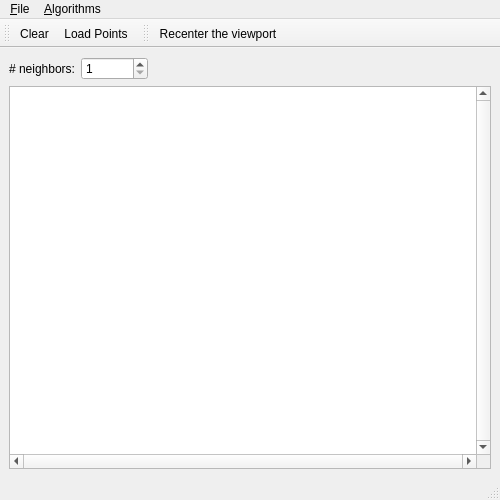
<?xml version="1.0" encoding="UTF-8"?>
<ui version="4.0">
 <author>GeometryFactory</author>
 <class>Spatial_searching_2</class>
 <widget class="QMainWindow" name="Spatial_searching_2">
  <property name="geometry">
   <rect>
    <x>0</x>
    <y>0</y>
    <width>500</width>
    <height>500</height>
   </rect>
  </property>
  <property name="windowTitle">
   <string>CGAL 2D Spatial Searching</string>
  </property>
  <property name="windowIcon">
   <iconset resource="../resources/CGAL.qrc">
    <normaloff>:/cgal/logos/cgal_icon</normaloff>:/cgal/logos/cgal_icon</iconset>
  </property>
  <widget class="QWidget" name="centralwidget">
   <layout class="QGridLayout" name="gridLayout_2">
    <item row="0" column="0">
     <layout class="QGridLayout" name="gridLayout">
      <item row="0" column="0">
       <layout class="QHBoxLayout" name="horizontalLayout">
        <item>
         <widget class="QLabel" name="nnLabel">
          <property name="text">
           <string># neighbors:</string>
          </property>
         </widget>
        </item>
        <item>
         <widget class="QSpinBox" name="nn">
          <property name="minimum">
           <number>1</number>
          </property>
          <property name="maximum">
           <number>999999999</number>
          </property>
         </widget>
        </item>
        <item>
         <spacer name="horizontalSpacer">
          <property name="orientation">
           <enum>Qt::Horizontal</enum>
          </property>
          <property name="sizeHint" stdset="0">
           <size>
            <width>40</width>
            <height>20</height>
           </size>
          </property>
         </spacer>
        </item>
       </layout>
      </item>
      <item row="1" column="0">
       <widget class="QGraphicsView" name="graphicsView">
        <property name="sizePolicy">
         <sizepolicy hsizetype="Expanding" vsizetype="Expanding">
          <horstretch>2</horstretch>
          <verstretch>0</verstretch>
         </sizepolicy>
        </property>
        <property name="focusPolicy">
         <enum>Qt::StrongFocus</enum>
        </property>
        <property name="verticalScrollBarPolicy">
         <enum>Qt::ScrollBarAlwaysOn</enum>
        </property>
        <property name="horizontalScrollBarPolicy">
         <enum>Qt::ScrollBarAlwaysOn</enum>
        </property>
        <property name="transformationAnchor">
         <enum>QGraphicsView::NoAnchor</enum>
        </property>
       </widget>
      </item>
     </layout>
    </item>
   </layout>
  </widget>
  <widget class="QStatusBar" name="statusbar"/>
  <widget class="QToolBar" name="fileToolBar">
   <property name="windowTitle">
    <string>File Tools</string>
   </property>
   <attribute name="toolBarArea">
    <enum>TopToolBarArea</enum>
   </attribute>
   <attribute name="toolBarBreak">
    <bool>false</bool>
   </attribute>
   <addaction name="actionClear"/>
   <addaction name="actionLoadPoints"/>
  </widget>
  <widget class="QToolBar" name="toolBar">
   <property name="windowTitle">
    <string>Visualization Tools</string>
   </property>
   <attribute name="toolBarArea">
    <enum>TopToolBarArea</enum>
   </attribute>
   <attribute name="toolBarBreak">
    <bool>false</bool>
   </attribute>
   <addaction name="actionRecenter"/>
  </widget>
  <widget class="QMenuBar" name="menubar">
   <property name="geometry">
    <rect>
     <x>0</x>
     <y>0</y>
     <width>500</width>
     <height>26</height>
    </rect>
   </property>
   <widget class="QMenu" name="menuFile">
    <property name="title">
     <string>&amp;File</string>
    </property>
    <addaction name="separator"/>
    <addaction name="actionClear"/>
    <addaction name="actionLoadPoints"/>
    <addaction name="separator"/>
    <addaction name="actionQuit"/>
   </widget>
   <widget class="QMenu" name="menuTools">
    <property name="title">
     <string>&amp;Algorithms</string>
    </property>
    <addaction name="separator"/>
    <addaction name="actionRecenter"/>
    <addaction name="actionGeneratePointsOnCircle"/>
    <addaction name="actionGeneratePointsInDisc"/>
    <addaction name="actionGeneratePointsInSquare"/>
   </widget>
   <addaction name="menuFile"/>
   <addaction name="menuTools"/>
  </widget>
  <action name="actionAbout">
   <property name="text">
    <string>&amp;About</string>
   </property>
  </action>
  <action name="actionAboutCGAL">
   <property name="text">
    <string>About &amp;CGAL</string>
   </property>
  </action>
  <action name="actionQuit">
   <property name="text">
    <string>&amp;Quit</string>
   </property>
   <property name="shortcut">
    <string>Ctrl+Q</string>
   </property>
  </action>
  <action name="actionClear">
   <property name="icon">
    <iconset resource="../icons/File.qrc">
     <normaloff>:/cgal/fileToolbar/fileNew.png</normaloff>:/cgal/fileToolbar/fileNew.png</iconset>
   </property>
   <property name="text">
    <string>&amp;Clear</string>
   </property>
   <property name="shortcut">
    <string>Ctrl+C</string>
   </property>
  </action>
  <action name="actionLoadPoints">
   <property name="icon">
    <iconset resource="../icons/File.qrc">
     <normaloff>:/cgal/fileToolbar/fileOpen.png</normaloff>:/cgal/fileToolbar/fileOpen.png</iconset>
   </property>
   <property name="text">
    <string>&amp;Load Points</string>
   </property>
   <property name="shortcut">
    <string>Ctrl+L</string>
   </property>
  </action>
  <action name="actionRecenter">
   <property name="icon">
    <iconset resource="../icons/Input.qrc">
     <normaloff>:/cgal/Input/zoom-best-fit</normaloff>:/cgal/Input/zoom-best-fit</iconset>
   </property>
   <property name="text">
    <string>Re&amp;center the viewport</string>
   </property>
   <property name="shortcut">
    <string>Ctrl+R</string>
   </property>
  </action>
  <action name="actionGeneratePointsOnCircle">
   <property name="text">
    <string>Generate Points on Circle</string>
   </property>
  </action>
  <action name="actionGeneratePointsInSquare">
   <property name="text">
    <string>Generate Points in Square</string>
   </property>
  </action>
  <action name="actionGeneratePointsInDisc">
   <property name="text">
    <string>Generate Points in Disc</string>
   </property>
  </action>
  <action name="actionGenerateSegmentFans">
   <property name="text">
    <string>Generate Segment Fans</string>
   </property>
  </action>
 </widget>
 <resources>
  <include location="Spatial_searching_2.qrc"/>
  <include location="../icons/File.qrc"/>
  <include location="../resources/CGAL.qrc"/>
  <include location="../icons/Input.qrc"/>
 </resources>
 <connections/>
</ui>
